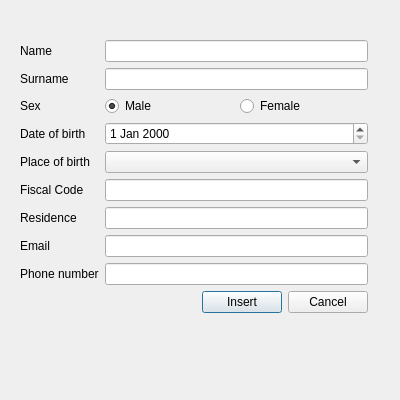
<?xml version="1.0" encoding="UTF-8"?>
<ui version="4.0">
 <class>AddPatientWindow</class>
 <widget class="QDialog" name="AddPatientWindow">
  <property name="geometry">
   <rect>
    <x>0</x>
    <y>0</y>
    <width>400</width>
    <height>400</height>
   </rect>
  </property>
  <property name="maximumSize">
   <size>
    <width>400</width>
    <height>400</height>
   </size>
  </property>
  <property name="windowTitle">
   <string>Insert new patient</string>
  </property>
  <property name="sizeGripEnabled">
   <bool>false</bool>
  </property>
  <widget class="QWidget" name="verticalLayoutWidget">
   <property name="geometry">
    <rect>
     <x>20</x>
     <y>40</y>
     <width>348</width>
     <height>339</height>
    </rect>
   </property>
   <layout class="QVBoxLayout" name="verticalLayout">
    <item>
     <layout class="QFormLayout" name="formLayout">
      <item row="0" column="0">
       <widget class="QLabel" name="lblName">
        <property name="text">
         <string>Name</string>
        </property>
       </widget>
      </item>
      <item row="0" column="1">
       <widget class="QLineEdit" name="txtName"/>
      </item>
      <item row="1" column="0">
       <widget class="QLabel" name="lblSurname">
        <property name="text">
         <string>Surname</string>
        </property>
       </widget>
      </item>
      <item row="1" column="1">
       <widget class="QLineEdit" name="txtSurname"/>
      </item>
      <item row="2" column="0">
       <widget class="QLabel" name="lblSex">
        <property name="text">
         <string>Sex</string>
        </property>
       </widget>
      </item>
      <item row="2" column="1">
       <layout class="QHBoxLayout" name="horizontalLayout">
        <item>
         <widget class="QRadioButton" name="rbtnMale">
          <property name="text">
           <string>Male</string>
          </property>
          <property name="checked">
           <bool>true</bool>
          </property>
         </widget>
        </item>
        <item>
         <widget class="QRadioButton" name="rbtnFemale">
          <property name="text">
           <string>Female</string>
          </property>
         </widget>
        </item>
       </layout>
      </item>
      <item row="3" column="0">
       <widget class="QLabel" name="lblBirthday">
        <property name="text">
         <string>Date of birth</string>
        </property>
       </widget>
      </item>
      <item row="3" column="1">
       <widget class="QDateEdit" name="dateBirthday"/>
      </item>
      <item row="4" column="0">
       <widget class="QLabel" name="lblBirthplace">
        <property name="text">
         <string>Place of birth</string>
        </property>
       </widget>
      </item>
      <item row="4" column="1">
       <widget class="QComboBox" name="cmbBirthplace"/>
      </item>
      <item row="5" column="0">
       <widget class="QLabel" name="lblFiscalCode">
        <property name="text">
         <string>Fiscal Code</string>
        </property>
       </widget>
      </item>
      <item row="5" column="1">
       <widget class="QLineEdit" name="txtFiscalCode"/>
      </item>
      <item row="6" column="0">
       <widget class="QLabel" name="lblResidence">
        <property name="text">
         <string>Residence</string>
        </property>
       </widget>
      </item>
      <item row="6" column="1">
       <widget class="QLineEdit" name="txtResidence"/>
      </item>
      <item row="7" column="0">
       <widget class="QLabel" name="lblEmail">
        <property name="text">
         <string>Email</string>
        </property>
       </widget>
      </item>
      <item row="7" column="1">
       <widget class="QLineEdit" name="txtEmail"/>
      </item>
      <item row="8" column="0">
       <widget class="QLabel" name="lblPhone">
        <property name="text">
         <string>Phone number</string>
        </property>
       </widget>
      </item>
      <item row="8" column="1">
       <widget class="QLineEdit" name="txtPhone"/>
      </item>
      <item row="9" column="1">
       <layout class="QHBoxLayout" name="horizontalLayout_2">
        <item>
         <spacer name="horizontalSpacer_2">
          <property name="orientation">
           <enum>Qt::Orientation::Horizontal</enum>
          </property>
          <property name="sizeHint" stdset="0">
           <size>
            <width>40</width>
            <height>20</height>
           </size>
          </property>
         </spacer>
        </item>
        <item>
         <widget class="QPushButton" name="btnInsert">
          <property name="text">
           <string>Insert</string>
          </property>
         </widget>
        </item>
        <item>
         <widget class="QPushButton" name="btnCancel">
          <property name="text">
           <string>Cancel</string>
          </property>
         </widget>
        </item>
       </layout>
      </item>
     </layout>
    </item>
   </layout>
  </widget>
 </widget>
 <resources/>
 <connections/>
</ui>
